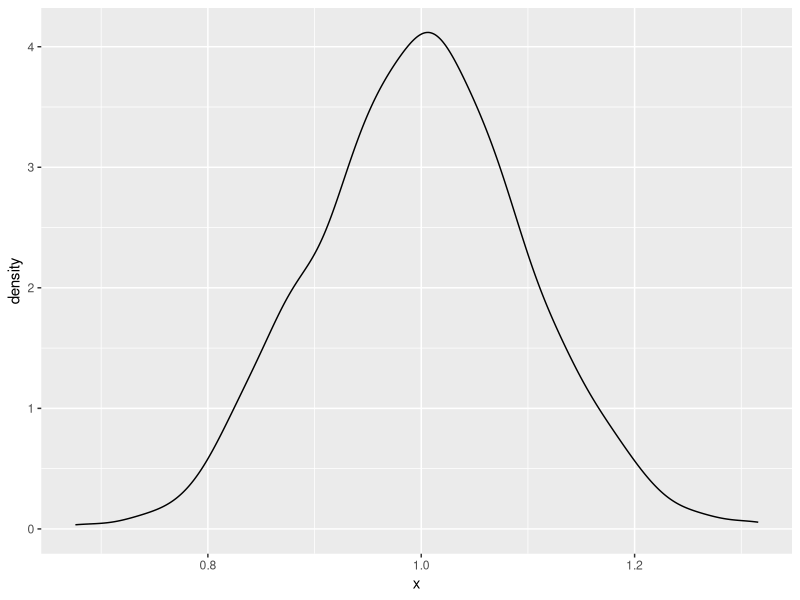

Write the R code that produced this figure.
# Observing a hidden state

create_system <- function(init_state, next_state, observe, name) {
  sys <- list(init_state = init_state, next_state = next_state, observe = observe, name = name)
  class(sys) <- "hidden_state_sys"
  sys
}

print.hidden_state_sys <- function(sys) {
  print(paste("hidden_state_sys:", sys$name))
}

sys1 <- create_system(function() 1, identity, function(x) x + rnorm(1), "stationary, rnorm")

generate_observations <- function(sys, n = 100) {
  obs <- numeric(n)
  state <- sys$init_state()
  for (idx in seq(n)) {
    obs[idx] <- sys$observe(state)
    state <- sys$next_state(state)
  }
  list(observations = obs, end_state = state)
}

obs1 <- generate_observations(sys1)
mean(obs1$observations)

N <- 1000
ests <- numeric(N)
for (idx in seq(N)) {
  o <- generate_observations(sys1)
  ests[idx] <- mean(o$observations)
}

library(ggplot2)
ggplot(data.frame(x = ests), aes(x = x)) + geom_density()

1/sqrt(1000)
sd(ests)
mad(ests)
